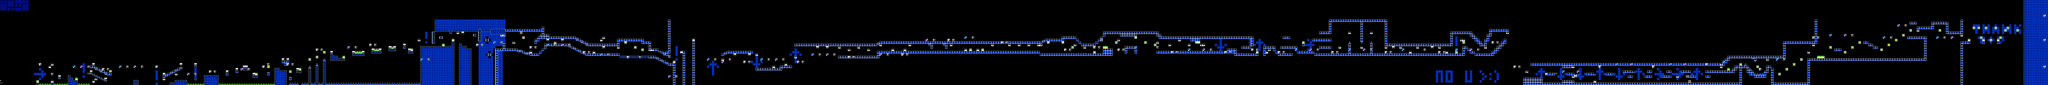

A 2D game scene composited from a Tiled map and its tileset images. What follows is a short description and the map's XML, with each tile layer's data collapsed to a summary:
An orthogonal 843x35 tile map with 16x16 px tiles, 2 tile layers (SP, ...), 2 tilesets, 2 image layers.

<map version="1.10" tiledversion="1.11.2" orientation="orthogonal" renderorder="right-down" width="843" height="35" tilewidth="16" tileheight="16" infinite="0" nextlayerid="5" nextobjectid="1">
 <editorsettings>
  <chunksize width="16" height="27" />
  <export target="../LEVELS/LEVEL DATA/lvlset_A/thelightningroad.csv" format="csv" />
 </editorsettings>
 <tileset firstgid="1" name="famidash" tilewidth="16" tileheight="16" tilecount="256" columns="16">
  <image source="../../../GRAPHICS/famidash.bmp" width="256" height="256" />
 </tileset>
 <tileset firstgid="257" name="sprites" tilewidth="16" tileheight="16" tilecount="256" columns="16">
  <image source="../../../GRAPHICS/sprites.png" width="256" height="256" />
 </tileset>
 <imagelayer id="3" name="Image Layer 1" parallaxx="0.9" parallaxy="0.9" repeatx="1" repeaty="1">
  <image source="../../../GRAPHICS/Old/parallax Blue.bmp" width="144" height="72" />
 </imagelayer>
 <imagelayer id="4" name="Image Layer 2" offsetx="0" offsety="560" repeatx="1">
  <image source="../../../GRAPHICS/ground.bmp" width="64" height="128" />
 </imagelayer>
 <layer id="1" width="843" height="35">
  <data>[29505 cells, 29505 non-empty, 38 distinct tile ids]</data>
 </layer>
 <layer id="2" name="SP" width="843" height="35">
  <data>[29505 cells, 344 non-empty, 27 distinct tile ids]</data>
 </layer>
</map>
